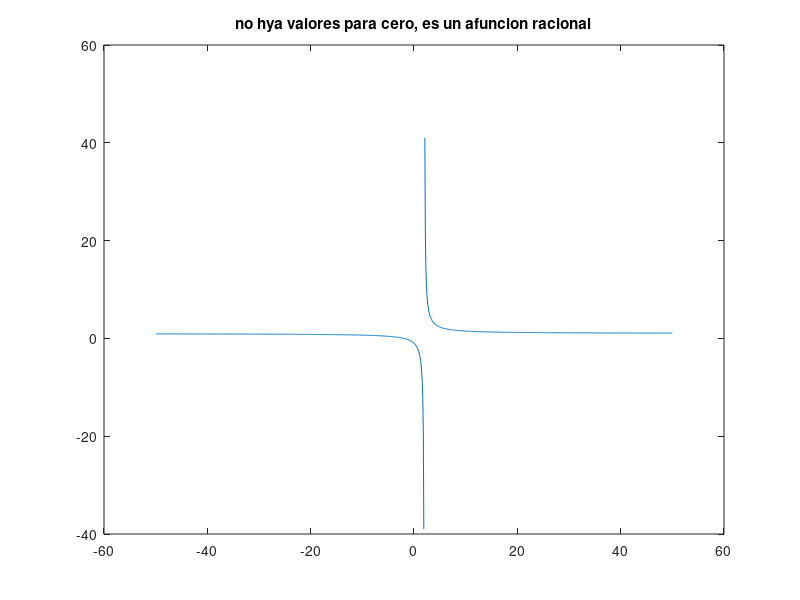

Here is the MATLAB script that generated this plot:
% Octave 
% Title               : FUNCIONES ALGEBRAICAS: POLINOMIALES Y RACIONALES
% Description         :Script para solucionar desigualdades
% Authors             :Atzimba Joice Martinez Huitron
% Date                :20211119
% Usage               :Octave1

clear
x=-50:0.1:50

% Funcion 
fx = (x+2)./(x-2)

% plotear funcion
plot(x,fx)
title ("no hya valores para cero, es un afuncion racional")
